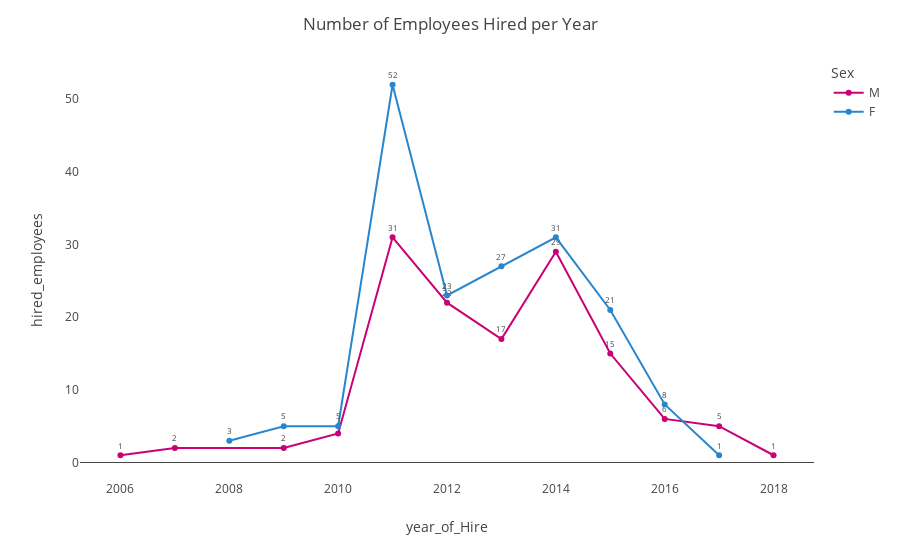

The notebook cell saved with this chart:
### Code cell
hired_emp_per_year =  df.groupby(['year_of_Hire','Sex'])['Employee_Name'].count().reset_index(name='hired_employees')
fig04 = px.line(hired_emp_per_year,x='year_of_Hire',y='hired_employees',color='Sex',color_discrete_sequence=['#c90076', '#2986cc'],markers=True,text='hired_employees')
fig04.update_traces(
    textposition='top center',
    textfont_size=8
)
fig04.update_layout(title_text='Number of Employees Hired per Year',xaxis=dict(showgrid=False),yaxis=dict(showgrid=False))

### Figure 1 — Plotly figure (JSON) as saved in the notebook; plotly's stock layout.template omitted (floating-point values rounded to 4 significant figures)
{"data": [{"hovertemplate": "Sex=M <br>year_of_Hire=%{x}<br>hired_employees=%{text}<extra></extra>", "legendgroup": "M ", "line": {"color": "#c90076", "dash": "solid"}, "marker": {"symbol": "circle"}, "mode": "lines+markers+text", "name": "M ", "orientation": "v", "showlegend": true, "text": [1, 2, 2, 4, 31, 22, 17, 29, 15, 6, 5, 1], "textfont": {"size": 8}, "textposition": "top center", "type": "scatter", "x": [2006, 2007, 2009, 2010, 2011, 2012, 2013, 2014, 2015, 2016, 2017, 2018], "xaxis": "x", "y": [1, 2, 2, 4, 31, 22, 17, 29, 15, 6, 5, 1], "yaxis": "y"}, {"hovertemplate": "Sex=F<br>year_of_Hire=%{x}<br>hired_employees=%{text}<extra></extra>", "legendgroup": "F", "line": {"color": "#2986cc", "dash": "solid"}, "marker": {"symbol": "circle"}, "mode": "lines+markers+text", "name": "F", "orientation": "v", "showlegend": true, "text": [3, 5, 5, 52, 23, 27, 31, 21, 8, 1], "textfont": {"size": 8}, "textposition": "top center", "type": "scatter", "x": [2008, 2009, 2010, 2011, 2012, 2013, 2014, 2015, 2016, 2017], "xaxis": "x", "y": [3, 5, 5, 52, 23, 27, 31, 21, 8, 1], "yaxis": "y"}], "layout": {"legend": {"title": {"text": "Sex"}, "tracegroupgap": 0}, "margin": {"t": 60}, "title": {"text": "Number of Employees Hired per Year"}, "xaxis": {"anchor": "y", "domain": [0, 1], "showgrid": false, "title": {"text": "year_of_Hire"}}, "yaxis": {"anchor": "x", "domain": [0, 1], "showgrid": false, "title": {"text": "hired_employees"}}}}
